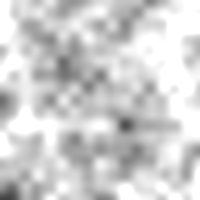
Frame 1 (no input)
Frame 2 (the mouse pressed at the canvas centre, redrawn once): identical to frame 1, image omitted

The p5.js sketch that drew this single still picture (run headless with seeded random() and noise() and a simulated clock; the mouse was pressed at the canvas centre and the sketch redrawn once):

// p5.js sketch
// ── sketch.js
// Create a cloud of noise

var inc = 0.01 // set increment variable
var start = 0 // set starting place

function setup() {
  createCanvas(200,200)
  pixelDensity(1) // so hdpi displays are treated the same
}

function draw() {
  noiseDetail(4,0.9)
  var yoff = start // y offset gets 0
  loadPixels() // initiate pixels
  for(var y=0; y<height; y++) { // loop through rows first
    var xoff=0 // initliaze x offset
    for(var x=0; x<width; x++) { // loop through coumns next
      var index = (x+y*width) * 4 // get next pixel (remember pixels[r0,g0,b0,a0...]
      var r = noise(xoff, yoff) * 255 // set noise

      // each pixel's RGB is set to noise
      pixels[index+0] = r
      pixels[index+1] = r 
      pixels[index+2] = r
      pixels[index+3] = 255
      xoff += inc // go to next x position
    }
    yoff += inc // go to next y position
  }
  updatePixels()
  noLoop()
}
